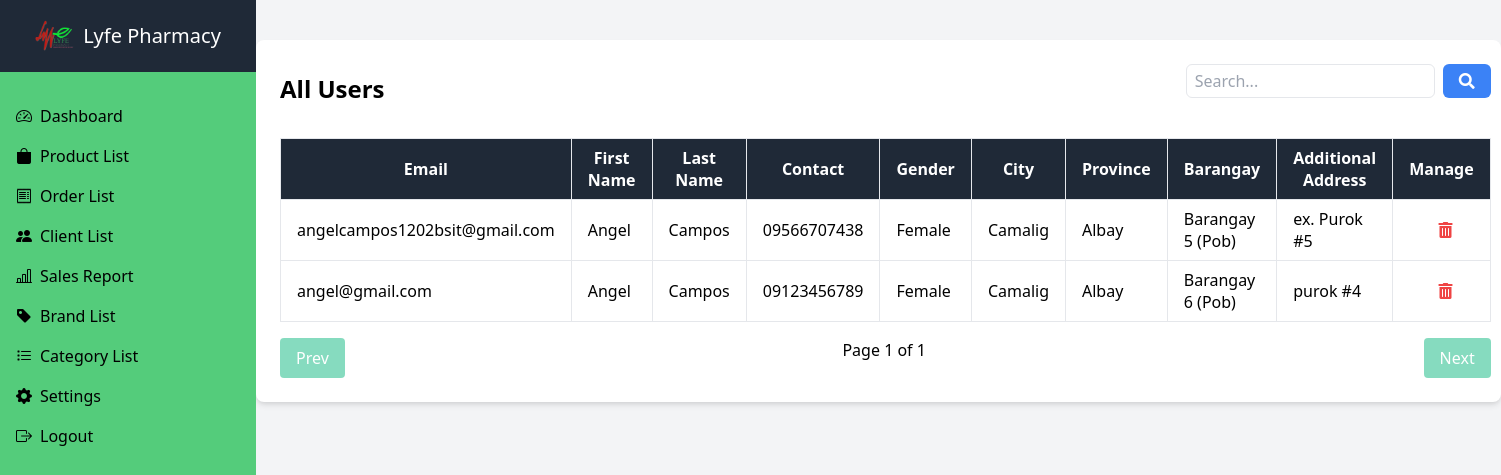
The app's page /admin/client_list.php (signed in) with its own data.
### tables this page shows
CREATE TABLE `users` (
  `id` int(11) NOT NULL,
  `email` varchar(255) NOT NULL,
  `password` varchar(255) NOT NULL,
  `firstname` varchar(255) NOT NULL,
  `lastname` varchar(255) NOT NULL,
  `contact` varchar(255) NOT NULL,
  `gender` varchar(50) NOT NULL,
  `city` varchar(225) NOT NULL,
  `province` varchar(225) NOT NULL,
  `barangay` varchar(255) NOT NULL,
  `additional_address` text DEFAULT NULL,
  `status` varchar(50) NOT NULL DEFAULT 'active'
);

### admin/client_list.php (the view, shortened to what this page needs)
<?php
include '../database/dbconnection.php';
if(isset($_GET['search'])) {
    $search = $_GET['search'];
    $stmt = $conn->prepare("SELECT * FROM users WHERE email LIKE :search OR firstname LIKE :search OR lastname LIKE :search OR contact LIKE :search OR gender LIKE :search OR city LIKE :search OR province LIKE :search OR barangay LIKE :search OR additional_address LIKE :search");
    $stmt->bindValue(':search', "%$search%", PDO::PARAM_STR);
} else {
    $stmt = $conn->prepare("SELECT * FROM users");
}
$stmt->execute();
$users = $stmt->fetchAll(PDO::FETCH_ASSOC);
$perPage = 10;
$page = isset($_GET['page']) && is_numeric($_GET['page']) ? $_GET['page'] : 1;
$totalUsers = count($users);
$totalPages = ceil($totalUsers / $perPage);
include 'inc/sidebar.php';
?>
<!DOCTYPE html>
<html lang="en">
<head>
    <link href="https://cdn.jsdelivr.net/npm/tailwindcss@2.2.19/dist/tailwind.min.css" rel="stylesheet">
    <link href="https://cdnjs.cloudflare.com/ajax/libs/font-awesome/5.15.4/css/all.min.css" rel="stylesheet">
</head>
<body class="bg-gray-100 ml-64">
<main class="container mt-10 p-6 flex bg-white rounded-lg shadow-md">
    <div class="mx-auto">
        <div class="flex justify-between items-center mb-6">
            <h1 class="text-2xl font-semibold">All Users</h1>
            <form action="" method="get" class="flex">
                <input type="text" name="search" placeholder="Search..." class="border rounded-md px-2 py-1 focus:outline-none focus:ring-2 focus:ring-blue-500">
                <button type="submit" class="bg-blue-500 text-white px-4 py-1 rounded-md ml-2"> <i class="fas fa-search"></i></button>
            </form>
        </div>
        <table class="w-full table-auto">
            <thead class="bg-gray-800 text-white">
                <tr>
                    <th class="border px-4 py-2">Email</th>
                    <th class="border px-4 py-2">First Name</th>
                    <th class="border px-4 py-2">Last Name</th>
                    <th class="border px-4 py-2">Contact</th>
                    <th class="border px-4 py-2">Gender</th>
                    <th class="border px-4 py-2">City</th>
                    <th class="border px-4 py-2">Province</th>
                    <th class="border px-4 py-2">Barangay</th>
                    <th class="border px-4 py-2">Additional Address</th>
                    <th class="border px-4 py-2">Manage</th>
                </tr>
            </thead>
            <tbody>
                <?php foreach ($users as $user): ?>
                    <tr>
                        <td class="border px-4 py-2"><?php echo $user['email']; ?></td>
                        <td class="border px-4 py-2"><?php echo $user['firstname']; ?></td>
                        <td class="border px-4 py-2"><?php echo $user['lastname']; ?></td>
                        <td class="border px-4 py-2"><?php echo $user['contact']; ?></td>
                        <td class="border px-4 py-2"><?php echo $user['gender']; ?></td>
                        <td class="border px-4 py-2"><?php echo $user['city']; ?></td>
                        <td class="border px-4 py-2"><?php echo $user['province']; ?></td>
                        <td class="border px-4 py-2"><?php echo $user['barangay']; ?></td>
                        <td class="border px-4 py-2"><?php echo $user['additional_address']; ?></td>
                        <td class="border text-center px-4 py-2">
                            <a href="delete_user.php?id=<?php echo $user['id']; ?>" class="text-red-500 ml-2" onclick="return confirm('Are you sure you want to delete this user?');">
                                <i class="fas fa-trash-alt"></i>
                            </a>
                        </td>
                    </tr>
                <?php endforeach; ?>
            </tbody>
        </table>
            <div class="flex justify-between mt-4">
                <a href="?start_date=<?php echo $start_date; ?>&end_date=<?php echo $end_date; ?>&page=<?php echo $page - 1; ?>" class="px-4 py-2 bg-green-500 text-white rounded <?php echo ($page <= 1) ? 'opacity-50 cursor-not-allowed' : ''; ?>">Prev</a>
                <div>Page <?php echo $page; ?> of <?php echo $totalPages; ?></div>
                <a href="?start_date=<?php echo $start_date; ?>&end_date=<?php echo $end_date; ?>&page=<?php echo $page + 1; ?>" class="px-4 py-2 bg-green-500 text-white rounded <?php echo ($page >= $totalPages) ? 'opacity-50 cursor-not-allowed' : ''; ?>">Next</a>
            </div>
    </div>
</main>
</body>
</html>

### records on screen
users: email "angelcampos1202bsit@gmail.com", firstname "Angel", lastname "Campos", contact "09566707438", gender "Female", city "Camalig", province "Albay", barangay "Barangay 5 (Pob)", additional_address "ex. Purok #5"
users: email "angel@gmail.com", firstname "Angel", lastname "Campos", contact "09123456789", gender "Female", city "Camalig", province "Albay", barangay "Barangay 6 (Pob)", additional_address "purok #4"

### other values on screen
$page "1"
$totalPages "1"
